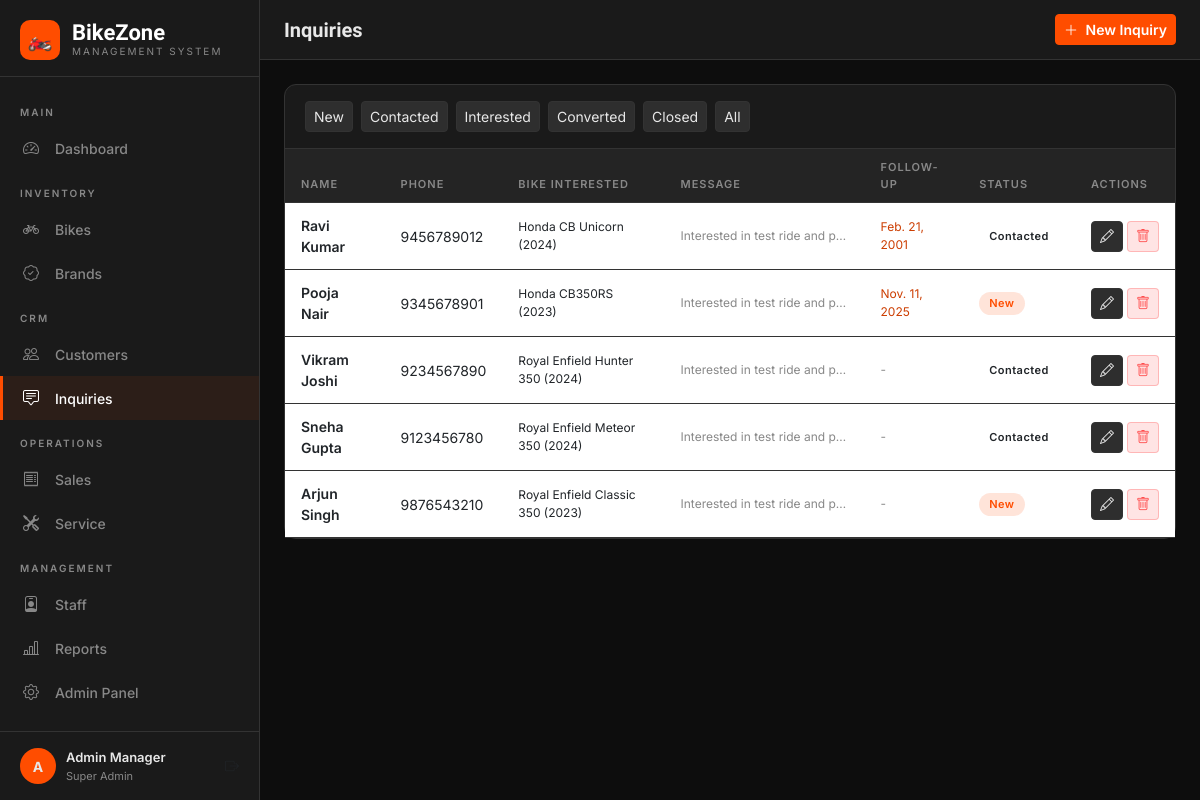
Page /inquiries/ (signed in) on the committed database.
### showroom/models.py (models this page shows, shortened)
class Inquiry(models.Model):
    STATUS_CHOICES = [
        ('new', 'New'),
        ('contacted', 'Contacted'),
        ('interested', 'Interested'),
        ('converted', 'Converted'),
        ('closed', 'Closed'),
    ]
    name = models.CharField(max_length=200)
    email = models.EmailField(blank=True)
    phone = models.CharField(max_length=20)
    bike_interested = models.ForeignKey(Bike, on_delete=models.SET_NULL, null=True, blank=True)
    message = models.TextField(blank=True)
    status = models.CharField(max_length=20, choices=STATUS_CHOICES, default='new')
    assigned_to = models.ForeignKey(User, on_delete=models.SET_NULL, null=True, blank=True)
    created_at = models.DateTimeField(auto_now_add=True)
    follow_up_date = models.DateField(blank=True, null=True)
    class Meta:
        ordering = ['-created_at']

class Bike(models.Model):
    BIKE_TYPE_CHOICES = [
        ('sport', 'Sport'),
        ('cruiser', 'Cruiser'),
        ('adventure', 'Adventure'),
        ('naked', 'Naked/Street'),
        ('scooter', 'Scooter'),
        ('electric', 'Electric'),
        ('dirt', 'Dirt/Off-Road'),
        ('touring', 'Touring'),
    ]
    STATUS_CHOICES = [
        ('available', 'Available'),
        ('sold', 'Sold'),
        ('reserved', 'Reserved'),
        ('service', 'In Service'),
    ]
    brand = models.ForeignKey(Brand, on_delete=models.CASCADE, related_name='bikes')
    model_name = models.CharField(max_length=200)
    year = models.PositiveIntegerField()
    bike_type = models.CharField(max_length=20, choices=BIKE_TYPE_CHOICES)
    engine_cc = models.PositiveIntegerField(verbose_name='Engine (CC)')
    color = models.CharField(max_length=100)
    price = models.DecimalField(max_digits=12, decimal_places=2)
    mileage = models.DecimalField(max_digits=6, decimal_places=2, verbose_name='Mileage (kmpl)', blank=True, null=True)
    stock_quantity = models.PositiveIntegerField(default=1)
    status = models.CharField(max_length=20, choices=STATUS_CHOICES, default='available')
    image = models.ImageField(upload_to='bikes/', blank=True, null=True)
    description = models.TextField(blank=True)
    vin_number = models.CharField(max_length=50, unique=True, blank=True, null=True)
    created_at = models.DateTimeField(auto_now_add=True)
    updated_at = models.DateTimeField(auto_now=True)
    def __str__(self):
        return f"{self.brand.name} {self.model_name} ({self.year})"
    class Meta:
        ordering = ['-created_at']

class Brand(models.Model):
    name = models.CharField(max_length=100, unique=True)
    country = models.CharField(max_length=100, blank=True)
    logo = models.ImageField(upload_to='brands/', blank=True, null=True)
    description = models.TextField(blank=True)
    created_at = models.DateTimeField(auto_now_add=True)
    class Meta:
        ordering = ['name']

### showroom/views.py (the view)
# urls.py: path('inquiries/', views.inquiry_list, name='inquiry_list'),
@login_required
def inquiry_list(request):
    inquiries = Inquiry.objects.select_related('bike_interested').all()
    status = request.GET.get('status', '')
    if status:
        inquiries = inquiries.filter(status=status)
    return render(request, 'showroom/inquiries/list.html', {
        'inquiries': inquiries, 'status': status,
        'status_choices': Inquiry.STATUS_CHOICES
    })

### showroom/templates/showroom/inquiries/list.html (shortened to what this page needs)
{% extends 'showroom/base.html' %}
{% block page_title %}Inquiries{% endblock %}
{% block topbar_actions %}
<a href="{% url 'inquiry_add' %}" class="btn btn-primary btn-sm"><i class="bi bi-plus-lg me-1"></i> New Inquiry</a>
{% endblock %}
{% block content %}
<div class="card">
    <div class="card-header">
        <div class="d-flex gap-2 flex-wrap">
            {% for val, label in status_choices %}
            <a href="?status={{ val }}" class="btn btn-sm {% if status == val %}btn-primary{% else %}btn-dark{% endif %}">{{ label }}</a>
            {% endfor %}
            <a href="{% url 'inquiry_list' %}" class="btn btn-sm btn-dark">All</a>
        </div>
    </div>
    <div class="table-responsive">
        <table class="table table-hover mb-0">
            <thead><tr><th>Name</th><th>Phone</th><th>Bike Interested</th><th>Message</th><th>Follow-up</th><th>Status</th><th>Actions</th></tr></thead>
            <tbody>
            {% for inq in inquiries %}
            <tr>
                <td style="font-weight:600">{{ inq.name }}</td>
                <td>{{ inq.phone }}</td>
                <td style="font-size:12px">{{ inq.bike_interested|default:'-' }}</td>
                <td style="font-size:12px;color:var(--text-muted);max-width:200px;overflow:hidden;white-space:nowrap;text-overflow:ellipsis">{{ inq.message|default:'-' }}</td>
                <td style="font-size:12px;{% if inq.follow_up_date %}color:var(--primary-dark){% else %}color:var(--text-muted){% endif %}">{{ inq.follow_up_date|default:'-' }}</td>
                <td><span class="status-badge badge-{{ inq.status }}">{{ inq.get_status_display }}</span></td>
                <td>
                    <div class="d-flex gap-1">
                        <a href="{% url 'inquiry_edit' inq.pk %}" class="btn btn-dark btn-sm"><i class="bi bi-pencil"></i></a>
                        <a href="{% url 'inquiry_delete' inq.pk %}" class="btn btn-sm" style="background:rgba(255,77,77,.15);border-color:rgba(255,77,77,.3);color:#ff4d4d"><i class="bi bi-trash"></i></a>
                    </div>
                </td>
            </tr>
            {% empty %}
            <tr><td colspan="7" class="text-center py-5" style="color:var(--text-muted)">No inquiries found</td></tr>
            {% endfor %}
            </tbody>
        </table>
    </div>
</div>
{% endblock %}

### showroom/templates/showroom/base.html (shortened to what this page needs)
<!DOCTYPE html>
<html lang="en">
<head>
    <link href="https://cdn.jsdelivr.net/npm/bootstrap@5.3.0/dist/css/bootstrap.min.css" rel="stylesheet">
    <link href="https://cdn.jsdelivr.net/npm/bootstrap-icons@1.11.0/font/bootstrap-icons.css" rel="stylesheet">
</head>
<body>
{% if user.is_authenticated %}
<div class="sidebar">
    <div class="sidebar-brand">
        <div class="brand-icon">🏍️</div>
        <div>
            <div class="brand-name">BikeZone</div>
            <div class="brand-sub">Management System</div>
        </div>
    </div>
    <nav class="sidebar-nav">
        <div class="nav-section">Main</div>
        <a href="{% url 'dashboard' %}" class="nav-link {% if request.resolver_match.url_name == 'dashboard' %}active{% endif %}">
            <i class="bi bi-speedometer2"></i> Dashboard
        </a>
        <div class="nav-section">Inventory</div>
        <a href="{% url 'bike_list' %}" class="nav-link {% if 'bike' in request.resolver_match.url_name %}active{% endif %}">
            <i class="bi bi-bicycle"></i> Bikes
        </a>
        <a href="{% url 'brand_list' %}" class="nav-link {% if 'brand' in request.resolver_match.url_name %}active{% endif %}">
            <i class="bi bi-patch-check"></i> Brands
        </a>
        <div class="nav-section">CRM</div>
        <a href="{% url 'customer_list' %}" class="nav-link {% if 'customer' in request.resolver_match.url_name %}active{% endif %}">
            <i class="bi bi-people"></i> Customers
        </a>
        <a href="{% url 'inquiry_list' %}" class="nav-link {% if 'inquiry' in request.resolver_match.url_name %}active{% endif %}">
            <i class="bi bi-chat-square-text"></i> Inquiries
        </a>
        <div class="nav-section">Operations</div>
        <a href="{% url 'sale_list' %}" class="nav-link {% if 'sale' in request.resolver_match.url_name %}active{% endif %}">
            <i class="bi bi-receipt"></i> Sales
        </a>
        <a href="{% url 'service_list' %}" class="nav-link {% if 'service' in request.resolver_match.url_name %}active{% endif %}">
            <i class="bi bi-tools"></i> Service
        </a>
        <div class="nav-section">Management</div>
        <a href="{% url 'staff_list' %}" class="nav-link {% if 'staff' in request.resolver_match.url_name %}active{% endif %}">
            <i class="bi bi-person-badge"></i> Staff
        </a>
        <a href="{% url 'reports' %}" class="nav-link {% if request.resolver_match.url_name == 'reports' %}active{% endif %}">
            <i class="bi bi-bar-chart-line"></i> Reports
        </a>
        <a href="/admin/" class="nav-link" target="_blank">
            <i class="bi bi-gear"></i> Admin Panel
        </a>
    </nav>
    <div class="sidebar-footer">
        <div class="user-card">
            <div class="user-avatar">{{ user.first_name|first|upper|default:user.username|first|upper }}</div>
            <div>
                <div class="user-name">{{ user.get_full_name|default:user.username }}</div>
                <div class="user-role">
                    {% if user.is_superuser %}Super Admin{% else %}Staff{% endif %}
                </div>
            </div>
            <a href="{% url 'logout' %}" class="ms-auto text-muted" title="Logout">
                <i class="bi bi-box-arrow-right"></i>
            </a>
        </div>
    </div>
</div>
<div class="main-wrapper">
    <div class="topbar">
        <div>
            <div class="topbar-title">{% block page_title %}Dashboard{% endblock %}</div>
        </div>
        <div class="topbar-actions">
            {% block topbar_actions %}{% endblock %}
        </div>
    </div>
    <div class="main-content">
        {% block content %}{% endblock %}
    </div>
</div>
{% else %}
{% block auth_content %}{% endblock %}
{% endif %}
</body>
</html>

### showroom/templates/showroom/base.html (style rules this page uses)
:root { --primary: #ff4d00; --primary-dark: #cc3d00; --primary-light: #ff6a2a; --dark: #0d0d0d; --dark-2: #1a1a1a; --dark-3: #242424; --dark-4: #2e2e2e; --text: #e8e8e8; --text-muted: #888; --border: #333; --success: #00c875; --warning: #ffc400; --danger: #ff4d4d; --info: #00aaff; --sidebar-w: 260px; }
* { margin: 0; padding: 0; box-sizing: border-box; }
body { background: var(--dark); color: var(--text); font-family: 'Inter', sans-serif; font-size: 14px; min-height: 100vh; }
.sidebar { width: var(--sidebar-w); background: var(--dark-2); border-right: 1px solid var(--border); position: fixed; top: 0; left: 0; bottom: 0; display: flex; flex-direction: column; z-index: 1000; overflow-y: auto; }
.sidebar-brand { padding: 20px 20px 16px; border-bottom: 1px solid var(--border); display: flex; align-items: center; gap: 12px; }
.brand-icon { width: 40px; height: 40px; background: var(--primary); border-radius: 10px; display: flex; align-items: center; justify-content: center; font-size: 20px; }
.brand-name { font-family: 'Rajdhani', sans-serif; font-size: 22px; font-weight: 700; color: white; line-height: 1; }
.brand-sub { font-size: 10px; color: var(--text-muted); letter-spacing: 2px; text-transform: uppercase; }
.sidebar-nav { flex: 1; padding: 12px 0; }
.nav-section { padding: 16px 20px 6px; font-size: 10px; color: var(--text-muted); text-transform: uppercase; letter-spacing: 2px; font-weight: 600; }
.nav-link { display: flex; align-items: center; gap: 12px; padding: 10px 20px; color: var(--text-muted); text-decoration: none; transition: all 0.2s; border-left: 3px solid transparent; font-size: 14px; font-weight: 500; }
.nav-link:hover, .nav-link.active { color: white; background: rgba(255,77,0,0.08); border-left-color: var(--primary); }
.nav-link i { width: 20px; font-size: 16px; flex-shrink: 0; }
.sidebar-footer { padding: 16px 20px; border-top: 1px solid var(--border); }
.user-card { display: flex; align-items: center; gap: 10px; }
.user-avatar { width: 36px; height: 36px; background: var(--primary); border-radius: 50%; display: flex; align-items: center; justify-content: center; font-weight: 700; font-size: 14px; flex-shrink: 0; }
.user-name { font-size: 13px; font-weight: 600; }
.user-role { font-size: 11px; color: var(--text-muted); }
.main-wrapper { margin-left: var(--sidebar-w); min-height: 100vh; display: flex; flex-direction: column; }
.topbar { background: var(--dark-2); border-bottom: 1px solid var(--border); padding: 0 24px; height: 60px; display: flex; align-items: center; justify-content: space-between; position: sticky; top: 0; z-index: 100; }
.topbar-title { font-family: 'Rajdhani', sans-serif; font-size: 20px; font-weight: 600; }
.topbar-actions { display: flex; align-items: center; gap: 12px; }
.main-content { flex: 1; padding: 24px; }
.card { background: var(--dark-2); border: 1px solid var(--border); border-radius: 12px; }
.card-header { background: transparent; border-bottom: 1px solid var(--border); padding: 16px 20px; display: flex; align-items: center; justify-content: space-between; }
.table { color: var(--text); }
.table > thead > tr > th { background: var(--dark-3); border-color: var(--border); color: var(--text-muted); font-size: 11px; text-transform: uppercase; letter-spacing: 1px; font-weight: 600; padding: 10px 16px; }
.table > tbody > tr > td { border-color: var(--border); padding: 12px 16px; vertical-align: middle; }
.btn-primary { background: var(--primary); border-color: var(--primary); color: white; font-weight: 600; }
.btn-dark { background: var(--dark-4); border-color: var(--border); color: var(--text); }
.badge-new { background: rgba(255,77,0,0.15); color: var(--primary); }
.status-badge { display: inline-block; padding: 3px 10px; border-radius: 20px; font-size: 11px; font-weight: 600; letter-spacing: 0.5px; }

### rows in the picture
Inquiry: name "Ravi Kumar", phone "9456789012", bike_interested "Honda CB Unicorn (2024)", message "Interested in test ride and p…", follow_up_date "Feb. 21, 2001", status "Contacted"
Inquiry: name "Pooja Nair", phone "9345678901", bike_interested "Honda CB350RS (2023)", message "Interested in test ride and p…", follow_up_date "Nov. 11, 2025", status "New"
Inquiry: name "Vikram Joshi", phone "9234567890", bike_interested "Royal Enfield Hunter 350 (2024)", message "Interested in test ride and p…", follow_up_date "-", status "Contacted"
Inquiry: name "Sneha Gupta", phone "9123456780", bike_interested "Royal Enfield Meteor 350 (2024)", message "Interested in test ride and p…", follow_up_date "-", status "Contacted"
Inquiry: name "Arjun Singh", phone "9876543210", bike_interested "Royal Enfield Classic 350 (2023)", message "Interested in test ride and p…", follow_up_date "-", status "New"

### other values in the picture
{{ user.first_name|first|upper|default:user.username|first|upper }} "A"
{{ user.get_full_name|default:user.username }} "Admin Manager"
{{ label }} "New" "Contacted" "Interested" "Converted" "Closed"
